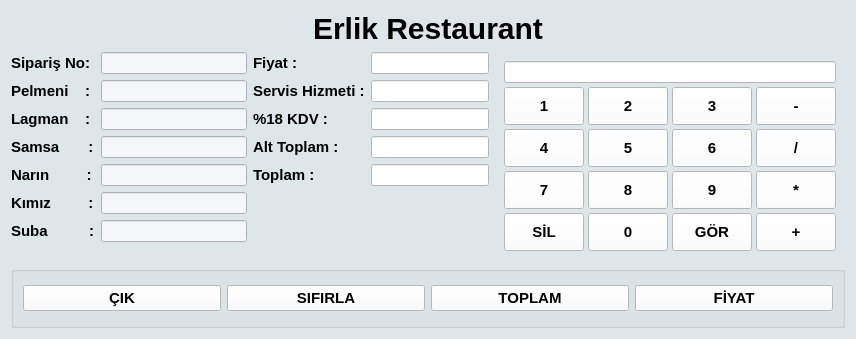
<?xml version="1.0" encoding="UTF-8"?>
<ui version="4.0">
 <class>restaurant_sistemi</class>
 <widget class="QWidget" name="restaurant_sistemi">
  <property name="geometry">
   <rect>
    <x>0</x>
    <y>0</y>
    <width>856</width>
    <height>339</height>
   </rect>
  </property>
  <property name="windowTitle">
   <string>restaurant_sistemi</string>
  </property>
  <property name="styleSheet">
   <string notr="true">background: #dfe6e9;</string>
  </property>
  <layout class="QGridLayout" name="gridLayout_3">
   <item row="0" column="0">
    <layout class="QVBoxLayout" name="verticalLayout">
     <item alignment="Qt::AlignHCenter">
      <widget class="QLabel" name="label">
       <property name="maximumSize">
        <size>
         <width>800</width>
         <height>200</height>
        </size>
       </property>
       <property name="styleSheet">
        <string notr="true">font-size:30px;
color: black;
font-weight:800</string>
       </property>
       <property name="text">
        <string>Erlik Restaurant</string>
       </property>
      </widget>
     </item>
     <item>
      <layout class="QHBoxLayout" name="horizontalLayout_2">
       <item>
        <layout class="QFormLayout" name="formLayout_4">
         <property name="horizontalSpacing">
          <number>6</number>
         </property>
         <property name="verticalSpacing">
          <number>6</number>
         </property>
         <item row="0" column="0">
          <widget class="QLabel" name="label_2">
           <property name="maximumSize">
            <size>
             <width>16777215</width>
             <height>16777215</height>
            </size>
           </property>
           <property name="styleSheet">
            <string notr="true">font-size:15px;
color: black;
font-weight:800</string>
           </property>
           <property name="text">
            <string>Sipariş No:</string>
           </property>
          </widget>
         </item>
         <item row="0" column="1">
          <widget class="QLineEdit" name="lineEdit">
           <property name="maximumSize">
            <size>
             <width>815</width>
             <height>16777215</height>
            </size>
           </property>
           <property name="styleSheet">
            <string notr="true">background: #f5f6fa;
box-shadow: 5px 10px #888888;</string>
           </property>
          </widget>
         </item>
         <item row="1" column="0">
          <widget class="QLabel" name="label_3">
           <property name="maximumSize">
            <size>
             <width>16777215</width>
             <height>16777215</height>
            </size>
           </property>
           <property name="styleSheet">
            <string notr="true">font-size:15px;
color: black;
font-weight:800</string>
           </property>
           <property name="text">
            <string>Pelmeni    :</string>
           </property>
          </widget>
         </item>
         <item row="1" column="1">
          <widget class="QLineEdit" name="lineEdit_2">
           <property name="maximumSize">
            <size>
             <width>815</width>
             <height>16777215</height>
            </size>
           </property>
           <property name="styleSheet">
            <string notr="true">background: #f5f6fa</string>
           </property>
          </widget>
         </item>
         <item row="2" column="0">
          <widget class="QLabel" name="label_4">
           <property name="maximumSize">
            <size>
             <width>16777215</width>
             <height>16777215</height>
            </size>
           </property>
           <property name="styleSheet">
            <string notr="true">font-size:15px;
color: black;
font-weight:800</string>
           </property>
           <property name="text">
            <string>Lagman    :</string>
           </property>
          </widget>
         </item>
         <item row="2" column="1">
          <widget class="QLineEdit" name="lineEdit_3">
           <property name="maximumSize">
            <size>
             <width>815</width>
             <height>16777215</height>
            </size>
           </property>
           <property name="styleSheet">
            <string notr="true">background: #f5f6fa</string>
           </property>
          </widget>
         </item>
         <item row="3" column="0">
          <widget class="QLabel" name="label_5">
           <property name="maximumSize">
            <size>
             <width>16777215</width>
             <height>16777215</height>
            </size>
           </property>
           <property name="styleSheet">
            <string notr="true">font-size:15px;
color: black;
font-weight:800</string>
           </property>
           <property name="text">
            <string>Samsa       :</string>
           </property>
          </widget>
         </item>
         <item row="3" column="1">
          <widget class="QLineEdit" name="lineEdit_4">
           <property name="maximumSize">
            <size>
             <width>815</width>
             <height>16777215</height>
            </size>
           </property>
           <property name="styleSheet">
            <string notr="true">background: #f5f6fa</string>
           </property>
          </widget>
         </item>
         <item row="4" column="0">
          <widget class="QLabel" name="label_6">
           <property name="maximumSize">
            <size>
             <width>16777215</width>
             <height>16777215</height>
            </size>
           </property>
           <property name="styleSheet">
            <string notr="true">font-size:15px;
color: black;
font-weight:800</string>
           </property>
           <property name="text">
            <string>Narın         :</string>
           </property>
          </widget>
         </item>
         <item row="4" column="1">
          <widget class="QLineEdit" name="lineEdit_5">
           <property name="maximumSize">
            <size>
             <width>815</width>
             <height>16777215</height>
            </size>
           </property>
           <property name="styleSheet">
            <string notr="true">background: #f5f6fa</string>
           </property>
          </widget>
         </item>
         <item row="5" column="0">
          <widget class="QLabel" name="label_7">
           <property name="maximumSize">
            <size>
             <width>16777215</width>
             <height>16777215</height>
            </size>
           </property>
           <property name="styleSheet">
            <string notr="true">font-size:15px;
color: black;
font-weight:800</string>
           </property>
           <property name="text">
            <string>Kımız         :</string>
           </property>
          </widget>
         </item>
         <item row="5" column="1">
          <widget class="QLineEdit" name="lineEdit_6">
           <property name="maximumSize">
            <size>
             <width>815</width>
             <height>16777215</height>
            </size>
           </property>
           <property name="styleSheet">
            <string notr="true">background: #f5f6fa</string>
           </property>
          </widget>
         </item>
         <item row="6" column="0">
          <widget class="QLabel" name="label_8">
           <property name="maximumSize">
            <size>
             <width>16777215</width>
             <height>16777215</height>
            </size>
           </property>
           <property name="styleSheet">
            <string notr="true">font-size:15px;
color: black;
font-weight:800</string>
           </property>
           <property name="text">
            <string>Suba          :</string>
           </property>
          </widget>
         </item>
         <item row="6" column="1">
          <widget class="QLineEdit" name="lineEdit_7">
           <property name="maximumSize">
            <size>
             <width>815</width>
             <height>16777215</height>
            </size>
           </property>
           <property name="styleSheet">
            <string notr="true">background: #f5f6fa</string>
           </property>
          </widget>
         </item>
        </layout>
       </item>
       <item>
        <layout class="QFormLayout" name="formLayout_12">
         <item row="0" column="0">
          <widget class="QLabel" name="label_10Label">
           <property name="styleSheet">
            <string notr="true">font-size:15px;
color: black;
font-weight:800</string>
           </property>
           <property name="text">
            <string>Fiyat :</string>
           </property>
          </widget>
         </item>
         <item row="1" column="0">
          <widget class="QLabel" name="label_9">
           <property name="styleSheet">
            <string notr="true">font-size:15px;
color: black;
font-weight:800</string>
           </property>
           <property name="text">
            <string>Servis Hizmeti :</string>
           </property>
          </widget>
         </item>
         <item row="1" column="1">
          <widget class="QLineEdit" name="lineEdit_8">
           <property name="styleSheet">
            <string notr="true">background:white;
</string>
           </property>
          </widget>
         </item>
         <item row="2" column="0">
          <widget class="QLabel" name="label_10">
           <property name="styleSheet">
            <string notr="true">font-size:15px;
color: black;
font-weight:800</string>
           </property>
           <property name="text">
            <string>%18 KDV :</string>
           </property>
          </widget>
         </item>
         <item row="2" column="1">
          <widget class="QLineEdit" name="lineEdit_9">
           <property name="styleSheet">
            <string notr="true">background:white;
</string>
           </property>
          </widget>
         </item>
         <item row="3" column="0">
          <widget class="QLabel" name="label_11">
           <property name="styleSheet">
            <string notr="true">font-size:15px;
color: black;
font-weight:800</string>
           </property>
           <property name="text">
            <string>Alt Toplam :</string>
           </property>
          </widget>
         </item>
         <item row="3" column="1">
          <widget class="QLineEdit" name="lineEdit_11">
           <property name="styleSheet">
            <string notr="true">background:white;
</string>
           </property>
          </widget>
         </item>
         <item row="4" column="0">
          <widget class="QLabel" name="label_13">
           <property name="styleSheet">
            <string notr="true">font-size:15px;
color: black;
font-weight:800</string>
           </property>
           <property name="text">
            <string>Toplam :</string>
           </property>
          </widget>
         </item>
         <item row="4" column="1">
          <widget class="QLineEdit" name="lineEdit_12">
           <property name="styleSheet">
            <string notr="true">background:white;
</string>
           </property>
          </widget>
         </item>
         <item row="0" column="1">
          <widget class="QLineEdit" name="label_10LineEdit">
           <property name="styleSheet">
            <string notr="true">background:white;
</string>
           </property>
          </widget>
         </item>
        </layout>
       </item>
       <item>
        <widget class="QWidget" name="gridWidget_2" native="true">
         <layout class="QGridLayout" name="gridLayout_4" columnstretch="0,0,0,0">
          <property name="sizeConstraint">
           <enum>QLayout::SetDefaultConstraint</enum>
          </property>
          <property name="spacing">
           <number>4</number>
          </property>
          <item row="1" column="1">
           <widget class="QPushButton" name="pushButton_9">
            <property name="styleSheet">
             <string notr="true">width: 30px;
height: 30px;
background: white;
color: black;
font-weight:bold;
font-size:15px;</string>
            </property>
            <property name="text">
             <string>2</string>
            </property>
           </widget>
          </item>
          <item row="3" column="1">
           <widget class="QPushButton" name="pushButton_11">
            <property name="styleSheet">
             <string notr="true">width: 30px;
height: 30px;
background: white;
color: black;
font-weight:bold;
font-size:15px;</string>
            </property>
            <property name="text">
             <string>8</string>
            </property>
           </widget>
          </item>
          <item row="2" column="2">
           <widget class="QPushButton" name="pushButton_5">
            <property name="styleSheet">
             <string notr="true">width: 30px;
height: 30px;
background: white;
color: black;
font-weight:bold;
font-size:15px;</string>
            </property>
            <property name="text">
             <string>6</string>
            </property>
           </widget>
          </item>
          <item row="1" column="3">
           <widget class="QPushButton" name="pushButton_6">
            <property name="styleSheet">
             <string notr="true">width: 30px;
height: 30px;
background: white;
color: black;
font-weight:bold;
font-size:15px;</string>
            </property>
            <property name="text">
             <string>-</string>
            </property>
           </widget>
          </item>
          <item row="1" column="0">
           <widget class="QPushButton" name="pushButton_13">
            <property name="styleSheet">
             <string notr="true">width: 30px;
height: 30px;
background: white;
color: black;
font-weight:bold;
font-size:15px;</string>
            </property>
            <property name="text">
             <string>1</string>
            </property>
           </widget>
          </item>
          <item row="4" column="1">
           <widget class="QPushButton" name="pushButton_12">
            <property name="styleSheet">
             <string notr="true">width: 30px;
height: 30px;
background: white;
color: black;
font-weight:bold;
font-size:15px;</string>
            </property>
            <property name="text">
             <string>0</string>
            </property>
           </widget>
          </item>
          <item row="3" column="2">
           <widget class="QPushButton" name="pushButton_3">
            <property name="styleSheet">
             <string notr="true">width: 30px;
height: 30px;
background: white;
color: black;
font-weight:bold;
font-size:15px;</string>
            </property>
            <property name="text">
             <string>9</string>
            </property>
           </widget>
          </item>
          <item row="4" column="0">
           <widget class="QPushButton" name="pushButton_16">
            <property name="styleSheet">
             <string notr="true">width: 30px;
height: 30px;
background: white;
color: black;
font-weight:bold;
font-size:15px;</string>
            </property>
            <property name="text">
             <string>SİL</string>
            </property>
           </widget>
          </item>
          <item row="1" column="2">
           <widget class="QPushButton" name="pushButton_7">
            <property name="styleSheet">
             <string notr="true">width: 30px;
height: 30px;
background: white;
color: black;
font-weight:bold;
font-size:15px;</string>
            </property>
            <property name="text">
             <string>3</string>
            </property>
           </widget>
          </item>
          <item row="4" column="3">
           <widget class="QPushButton" name="pushButton_2">
            <property name="styleSheet">
             <string notr="true">width: 30px;
height: 30px;
background: white;
color: black;
font-weight:bold;
font-size:15px;</string>
            </property>
            <property name="text">
             <string>+</string>
            </property>
           </widget>
          </item>
          <item row="3" column="0">
           <widget class="QPushButton" name="pushButton_15">
            <property name="styleSheet">
             <string notr="true">width: 30px;
height: 30px;
background: white;
color: black;
font-weight:bold;
font-size:15px;</string>
            </property>
            <property name="text">
             <string>7</string>
            </property>
           </widget>
          </item>
          <item row="4" column="2">
           <widget class="QPushButton" name="pushButton_8">
            <property name="styleSheet">
             <string notr="true">width: 30px;
height: 30px;
background: white;
color: black;
font-weight:bold;
font-size:15px;</string>
            </property>
            <property name="text">
             <string>GÖR</string>
            </property>
           </widget>
          </item>
          <item row="2" column="1">
           <widget class="QPushButton" name="pushButton_10">
            <property name="styleSheet">
             <string notr="true">width: 30px;
height: 30px;
background: white;
color: black;
font-weight:bold;
font-size:15px;</string>
            </property>
            <property name="text">
             <string>5</string>
            </property>
           </widget>
          </item>
          <item row="2" column="3">
           <widget class="QPushButton" name="pushButton">
            <property name="styleSheet">
             <string notr="true">width: 30px;
height: 30px;
background: white;
color: black;
font-weight:bold;
font-size:15px;</string>
            </property>
            <property name="text">
             <string>/</string>
            </property>
           </widget>
          </item>
          <item row="2" column="0">
           <widget class="QPushButton" name="pushButton_14">
            <property name="styleSheet">
             <string notr="true">width: 30px;
height: 30px;
background: white;
color: black;
font-weight:bold;
font-size:15px;</string>
            </property>
            <property name="text">
             <string>4</string>
            </property>
           </widget>
          </item>
          <item row="3" column="3">
           <widget class="QPushButton" name="pushButton_4">
            <property name="styleSheet">
             <string notr="true">width: 30px;
height: 30px;
background: white;
color: black;
font-weight:bold;
font-size:15px;</string>
            </property>
            <property name="text">
             <string>*</string>
            </property>
           </widget>
          </item>
          <item row="0" column="0" colspan="4">
           <widget class="QLineEdit" name="lineEdit_10">
            <property name="styleSheet">
             <string notr="true">background:white;
</string>
            </property>
           </widget>
          </item>
         </layout>
        </widget>
       </item>
      </layout>
     </item>
    </layout>
   </item>
   <item row="5" column="0">
    <widget class="QGroupBox" name="horizontalGroupBox">
     <layout class="QHBoxLayout" name="horizontalLayout_4">
      <item>
       <widget class="QPushButton" name="pushButton_20">
        <property name="styleSheet">
         <string notr="true">background: white;
font-size:15px;
font-weight:bold;
color: black;</string>
        </property>
        <property name="text">
         <string>ÇIK</string>
        </property>
       </widget>
      </item>
      <item>
       <widget class="QPushButton" name="pushButton_19">
        <property name="styleSheet">
         <string notr="true">background: white;
font-size:15px;
font-weight:bold;
color: black;</string>
        </property>
        <property name="text">
         <string>SIFIRLA</string>
        </property>
       </widget>
      </item>
      <item>
       <widget class="QPushButton" name="pushButton_18">
        <property name="styleSheet">
         <string notr="true">background: white;
font-size:15px;
font-weight:bold;
color: black;</string>
        </property>
        <property name="text">
         <string>TOPLAM</string>
        </property>
       </widget>
      </item>
      <item>
       <widget class="QPushButton" name="pushButton_17">
        <property name="styleSheet">
         <string notr="true">background: white;
font-size:15px;
font-weight:bold;
color: black;</string>
        </property>
        <property name="text">
         <string>FİYAT</string>
        </property>
       </widget>
      </item>
     </layout>
    </widget>
   </item>
  </layout>
 </widget>
 <resources/>
 <connections/>
</ui>
